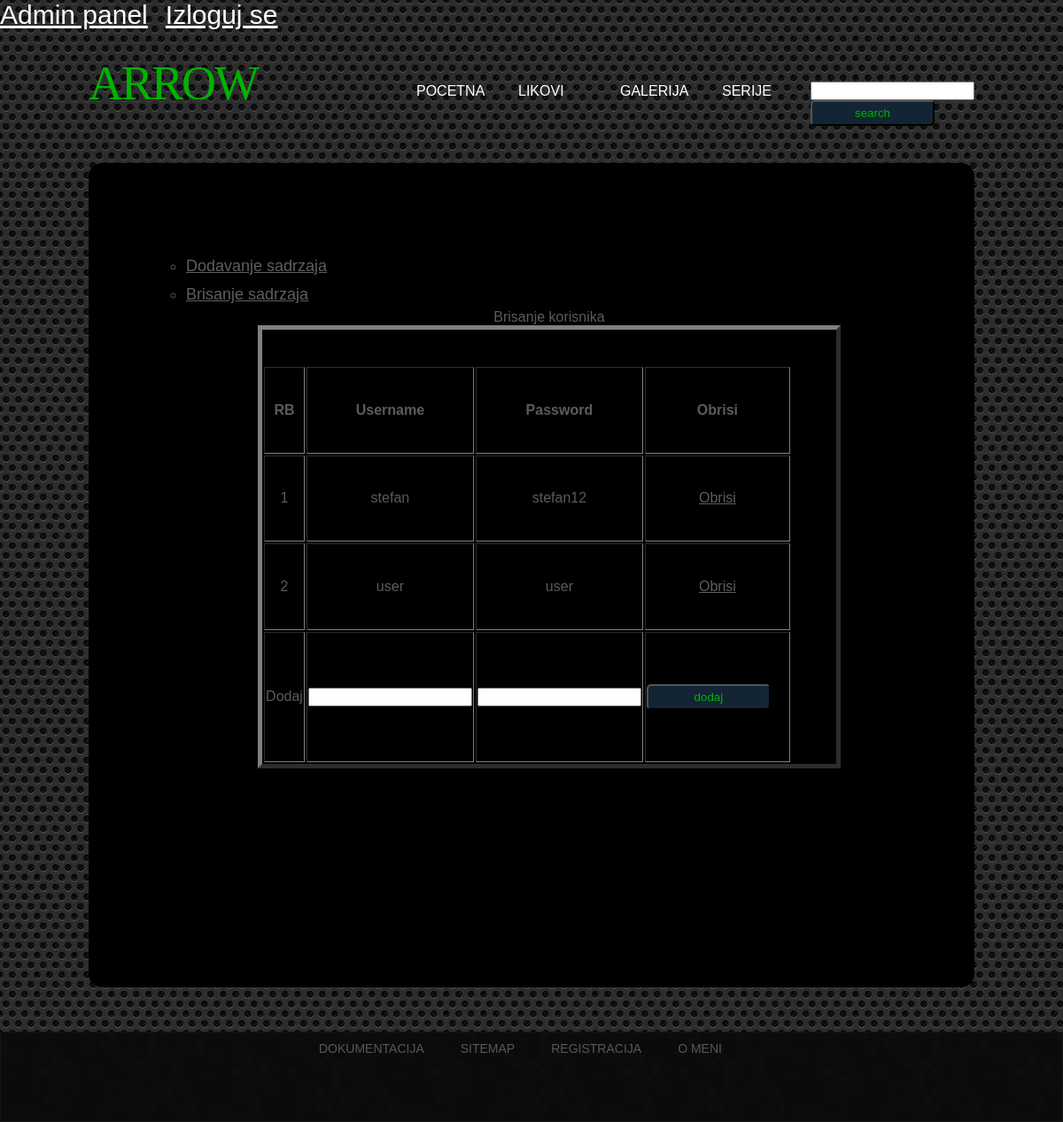
The page /admin.php (signed in) on the database its author committed.
### tables this page shows
CREATE TABLE IF NOT EXISTS `korisnici` (
  `id` int(11) NOT NULL AUTO_INCREMENT,
  `user` varchar(30) NOT NULL,
  `pass` varchar(30) NOT NULL,
  `user_level` int(2) NOT NULL,
  PRIMARY KEY (`id`)
);

### admin.php (the view, shortened to what this page needs)
<?php
   if(!$_SESSION['user_id']){
	   header("location: index.php");
   }
	 else{
	      echo " <a href='admin.php' class='apanel'>Admin panel</a>&nbsp;&nbsp;&nbsp;&nbsp;";
		   echo "<a href='logout.php' class='apanel'>Izloguj se</a>";
   }
?>
<!DOCTYPE html PUBLIC "-//W3C//DTD XHTML 1.0 Strict//EN" "http://www.w3.org/TR/xhtml1/DTD/xhtml1-strict.dtd">
<html xmlns="http://www.w3.org/1999/xhtml">
<head>
<link href="style.css" rel="stylesheet" type="text/css" media="screen" />
</head>
<body>
<div id="wrapper">
	<div id="header-wrapperr">
		<div id="header" class="container">
			<div id="logo">
				<h1><a href="#">ARROW</a></h1>
			</div>
			<div id="menu">
			<ul>
					<li class="current_page_item"><a href="index.php">POCETNA</a></li>
					<li><a href="#">LIKOVI</a>
								</li>
					<li><a href="galerija.php">GALERIJA</a></li>
					<li><a href="serije.php">SERIJE</a></li>
	 <div id="pretraga">
						<form name="formular">
						<input type="text" name='user' id="tbPretraga" onkeyup="dohvatiSerije(this.value);" />
						<input class="dugme" type="button"  value="search" onClick="pronadjiPodatke();">
							</form>
				    </div>
				</ul>
		</div>
	</div>
	<div id="page">
		<div class="post1">
		<ul id="meni">
		<ul>
									<li class="manja"><a href="admin_unos.php">Dodavanje sadrzaja</a></li>
									<li class="manja"><a href="admin_brisanje.php">Brisanje sadrzaja</a></li>
		</ul>
		 <?php
		   $upit='SELECT * FROM korisnici WHERE user_level=2';
$rez=mysql_query($upit);
		   if(mysql_num_rows($rez)==0){
			   echo 'nema podataka u bazi';
		   }
		   else {
		   echo "
		   <table width='600' height='500' border='5' align='center'>
		   <caption>Brisanje korisnika</caption>
		   <tr align='center'>
		   <th align='center'>RB</th>
		   <th>Username</th>
		   <th>Password</th>
		   <th>Obrisi</th>
		   </tr>";
		   $i=1;
		   while($r=mysql_fetch_array($rez))
		   {
			   $u_id=$r['id'];
		echo "	   <tr align='center'>
		   <td>$i</td>
		   <td>".$r['user']."</td>
		   <td>".$r['pass']."</td>
		   <td><a href='brisanje.php?u_id=$u_id'>Obrisi</a></td>
		   </tr>";
			$i++;
		   }
		  echo"
		   <td>Dodaj</td>
		   <form method='post'>
		   <td><input type='text' name='username'</td>
		   <td><input type='password' name='password'</td>
  <td><input class='dugme' type='submit' name='dodaj' value='dodaj'</td>
		   </tr>
		   </table>";
		   }
		   ?>
		</div>
	</div>
</div>
</div>
<div id="footer">
	<div id="menu2">
				<ul>
					<li><a href="dokumentacija.pdf" target="_blank">Dokumentacija</a></li>
					<li><a href="sajtmap.xml">Sitemap</a></li>
					<li><a href="registracija.php">Registracija</a></li>
							<li><a href="autors.php">O MENI</a></li>
				</ul>
</div>
</div>
</body>
</html>

### style.css (style rules this page uses)
a.apanel { font-size:30px; color:#FFFFFF; }
body { cursor:url(images/cursor.png),url(images/cursor.png),auto; margin: 0; padding: 0; background:url(images/img05.png) repeat; font-family: 'Abel', sans-serif; font-size: 18px; color: #5B5B5B; }
h1 { margin: 0; padding: 0; text-transform: uppercase; font-weight: normal; font-family:Comic Sans MS; font-weight: 200; color:#b80202; }
#logo h1 a { color:#00b300; }
h1 { font-size: 2em; color:#00b300; }
p, ul, ol { margin-top: 0; line-height: 180%; }
a { color: #5E5E5E; }
.dugme { display: block; width: 140px; padding: 5px 6px; margin-right: 20px; background: #132434 url(images/img05.jpg) repeat; border-radius: 5px; color: #00b300; text-align: center; text-decoration: none; }
#wrapper { overflow:hidden; padding: 0px 0px 30px 0px; }
.container { width: 1000px; margin: 0px auto; }
#header-wrapperr { height:1100px; }
#header { overflow: hidden; width: 1000px; height: 150px; margin: 0 auto; padding: 0px 0px; }
#logo { float: left; width: 300px; margin: 0; padding: 0; color: #FFFFFF; }
#logo h1 { line-height: 120px; letter-spacing: -2px; font-size: 3em; }
#logo h1 { color:#00b300; text-transform: uppercase; font-family:Comic Sans MS; }
#logo a { border: none; background: none; text-decoration: none; color: #12212F; }
#pretraga { padding-top:8px;float:right; }
#menu { float: right; width: 650px; height: 90px; margin: 0 auto; padding: 0; }
#menu ul { margin: 0; padding: 50px 0px 0px 0px; list-style: none; line-height: normal; }
#menu li { float: left; padding: 0px 0px 0px 0px; }
#menu a { display: block ; width:65px; padding: 10px 30px 10px 20px; text-decoration: none; text-align:left; font-family: sans-serif; font-size: 16px; font-weight: 300; color: #ffffff; border: none; }
#menu .current_page_item a { color:#FFFFFF; border-radius: 5px; }
#page { width: 1000px; margin: 0 auto; padding: 0px 0px 30px 0px; }
.post1,#forma { padding-top:50px; }
.post1 table { padding:40px 50px 0px 0px; }
.post1 { height:800px; background: #000000; border-radius: 15px; padding: 30px; }
.post1,#forma.donja { padding-top:100px; }
#footer { height: 100px; margin: 0 auto; background:url(images/img055.jpg) repeat; font-family: 'Abel', sans-serif; border: 1px solid #171717; }
#footer a { color: #2A2A2A; }
#menu2 { width: 600px; height: 90px; margin: 0 auto; padding: 0; }
#menu2 ul { margin: 0 auto; list-style: none; line-height: normal; }
#menu2 li { float: left; padding: 0px 0px 0px 0px; }
#menu2 a { display: block; margin-right: 1px; padding: 10px 20px 10px 20px; text-decoration: none; text-align: center; text-transform: uppercase; font-family:sans-serif; font-size: 14px; font-weight: 300; color: #585858; border: none; }

### rows shown on the page
korisnici: user "stefan", pass "stefan12"
korisnici: user "user", pass "user"
